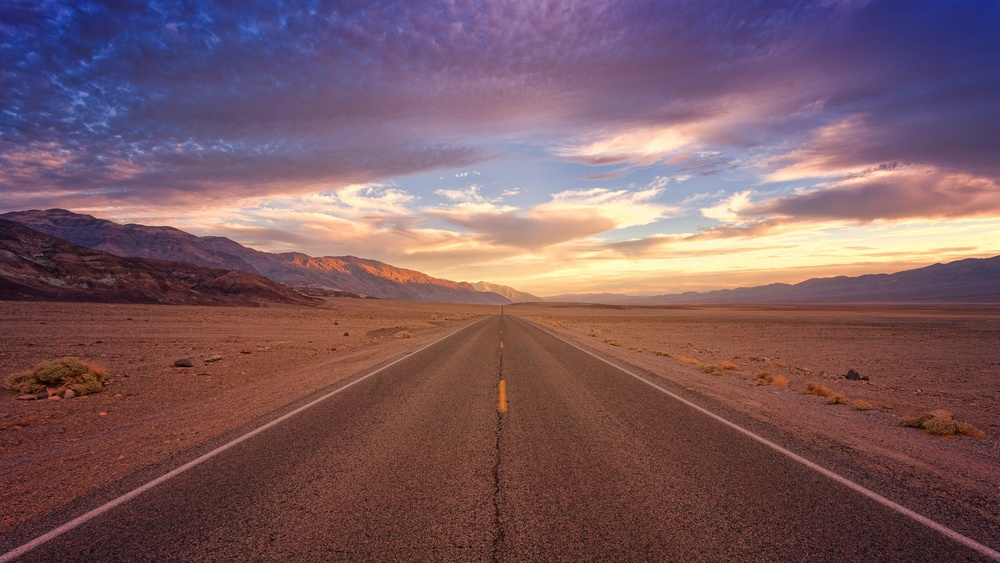
#> input picture road.jpg, 1000 x 563 px, shrunk from 4303 x 2421 before the run
$ python Exercise_4.py
#> lines starting #> are read from the running program, lines starting #| are printed output that depends on the picture
from PIL import Image
import numpy as np
import time


def calculate_summed_area_table(image):
    integral_image = np.cumsum(np.cumsum(image, axis=0, dtype=np.int64), axis=1, dtype=np.int64)
    padded_integral_image = np.pad(integral_image, ((1, 0), (1, 0)), mode='constant')
    return padded_integral_image


def mean_filter(image, mask_size):
    summed_area_table = calculate_summed_area_table(image)
    mask_area = mask_size ** 2
    padded_image = np.pad(image, mask_size // 2, mode='constant')
    filtered_image = np.zeros_like(image, dtype=np.uint8)

    for i in range(image.shape[0] - mask_size + 1):
        for j in range(image.shape[1] - mask_size + 1):
            x1, y1 = i, j
            x2, y2 = i + mask_size - 1, j + mask_size - 1
            window_sum = (
                summed_area_table[x2 + 1, y2 + 1] - summed_area_table[x2 + 1, y1] -
                summed_area_table[x1, y2 + 1] + summed_area_table[x1, y1]
            )
            filtered_image[i, j] = window_sum // mask_area

    return filtered_image


IMAGE_PATH = 'road.jpg'
image = Image.open(IMAGE_PATH).convert('L')
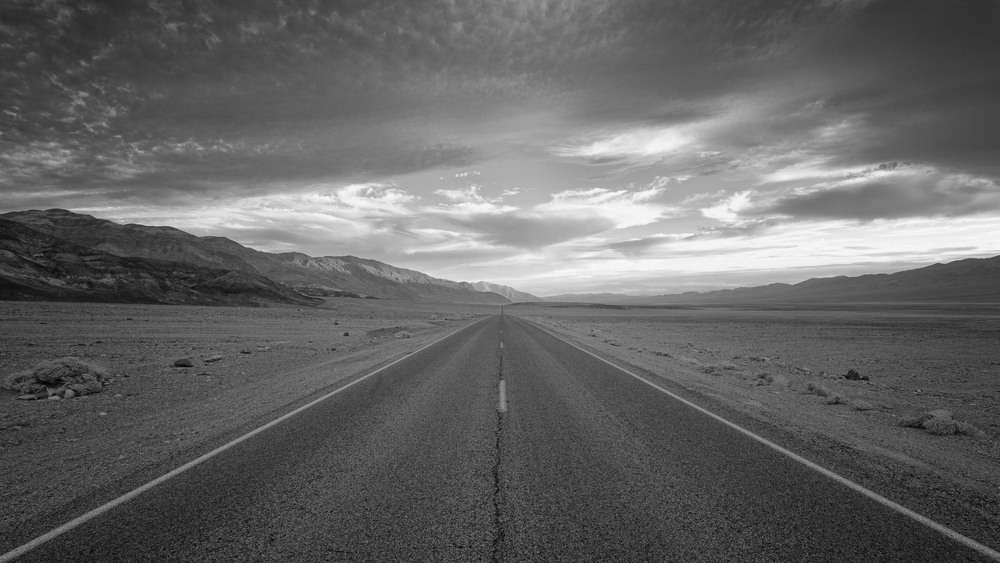
#> image: PIL image 1000x563 L; min 4, max 250, mean 101.3
pixels = np.array(image)

# Naive approach
start_time = time.time()
naive_filtered_image = mean_filter(pixels, 71)
#> in calculate_summed_area_table, `integral_image = np.cumsum(np.cumsum(image, axis=0, dtype=np.int64), a..`:
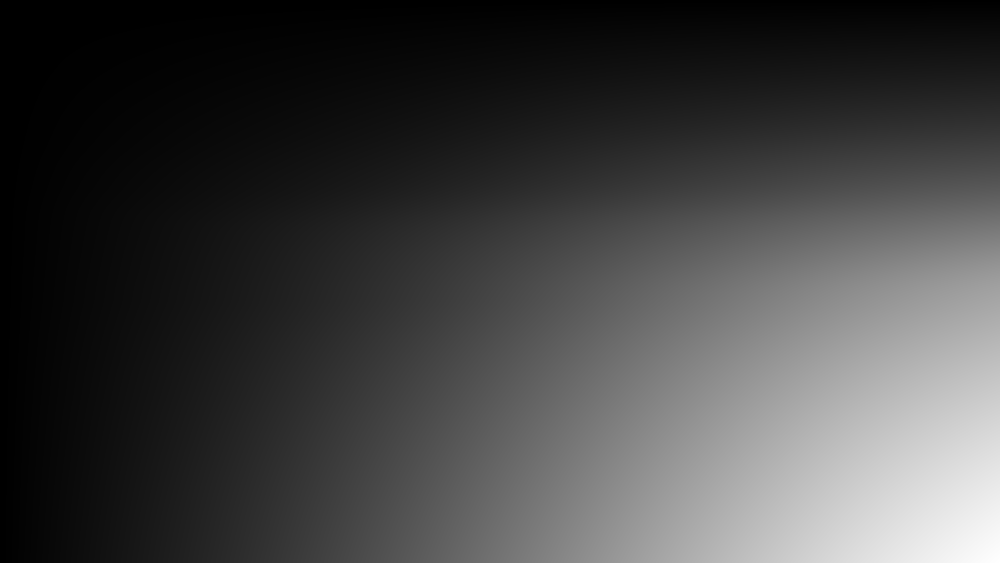
#> integral_image: shape (563, 1000) int64; min 57, max 57057515, mean 14736613; drawn with min black and max white
#> in mean_filter, `padded_image = np.pad(image, mask_size // 2, mode='constant')`:
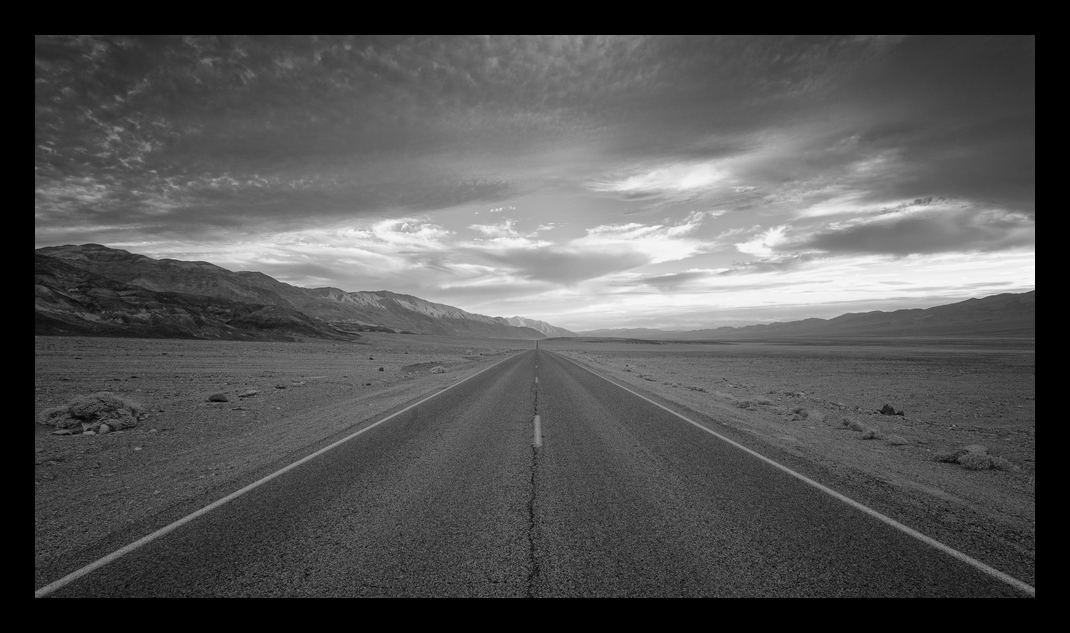
#> padded_image: shape (633, 1070); min 0, max 250, mean 84.2
#> after the loop in mean_filter, `for i in range(image.shape[0] - mask_size + 1):`:
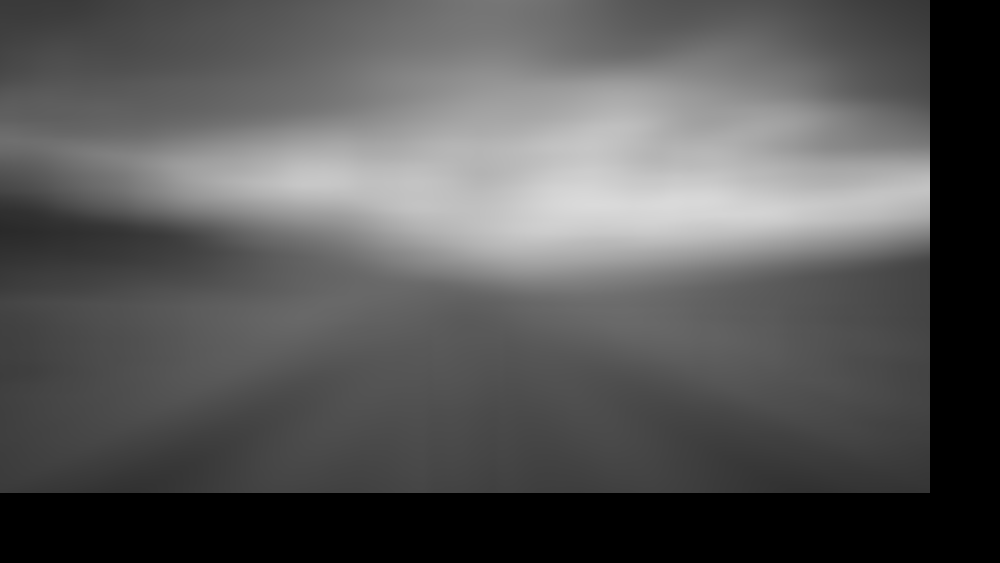
#> filtered_image: shape (563, 1000); min 0, max 218, mean 87.7
naive_execution_time = time.time() - start_time
print("Execution time of naive approach:", naive_execution_time)

# Summed-area table approach
start_time = time.time()
filtered_image = mean_filter(pixels, 71)
execution_time = time.time() - start_time
print("Execution time of summed-area table approach:", execution_time)
